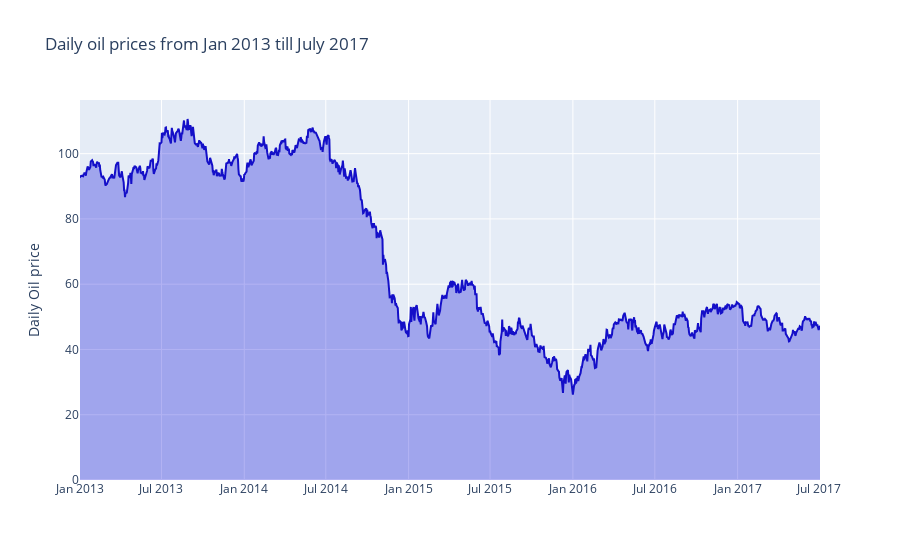

Notebook cell for this chart:
### Code cell
trace = go.Scatter(
    name='Oil prices',
    x=oil['date'],
    y=oil['dcoilwtico'].dropna(),
    mode='lines',
    line=dict(color='rgb(20, 15, 200, 0.8)'),
    #fillcolor='rgba(68, 68, 68, 0.3)',
    fillcolor='rgba(0, 0, 216, 0.3)',
    fill='tonexty' )

data = [trace]

layout = go.Layout(
    yaxis=dict(title='Daily Oil price'),
    title='Daily oil prices from Jan 2013 till July 2017',
    showlegend = False)
fig = go.Figure(data=data, layout=layout)
py.iplot(fig, filename='pandas-time-series-error-bars')

### Figure 1 — Plotly figure (JSON) as saved in the notebook; plotly's stock layout.template omitted (floating-point values rounded to 4 significant figures; data arrays with more than 128 entries replaced by an {"elided": "..."} marker saying what was removed)
{"data": [{"fill": "tonexty", "fillcolor": "rgba(0, 0, 216, 0.3)", "line": {"color": "rgb(20, 15, 200, 0.8)"}, "mode": "lines", "name": "Oil prices", "type": "scatter", "x": {"elided": "1218 str values"}, "y": {"elided": "1175 float values"}}], "layout": {"showlegend": false, "title": {"text": "Daily oil prices from Jan 2013 till July 2017"}, "yaxis": {"title": {"text": "Daily Oil price"}}}}
